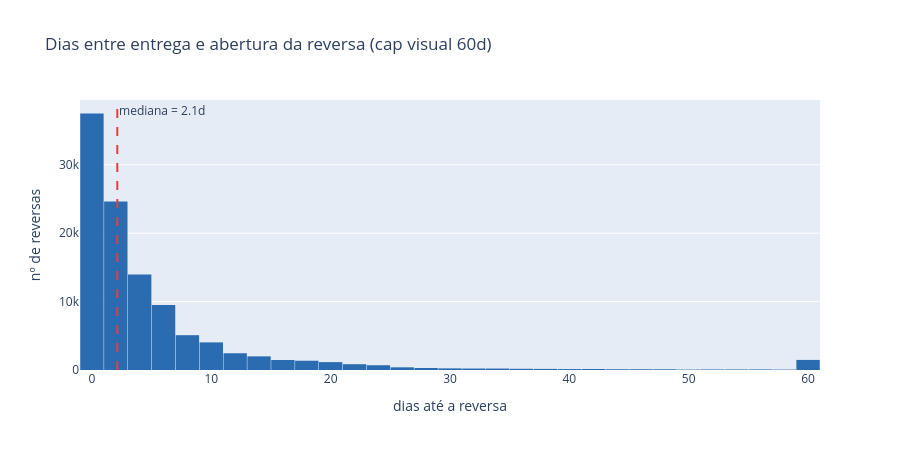

Notebook code cell kept with this figure:
### Markdown cell above
## 3. Distribuição geral — quantos dias até abrir a reversa

### Code cell
pcts = [0.10, 0.25, 0.50, 0.75, 0.90, 0.95]
resumo_geral = dfv["dias_ate_reversa"].describe(percentiles=pcts).round(2)
print(resumo_geral)

# marcos práticos
for d in [1, 2, 7, 15, 30]:
    frac = (dfv["dias_ate_reversa"] <= d).mean()
    print(f"% das reversas abertas em até {d:>2}d após a entrega: {frac:.1%}")

# histograma interativo (cap visual em 60d para leitura)
cap = dfv["dias_ate_reversa"].clip(upper=60)
med = dfv["dias_ate_reversa"].median()

fig = px.histogram(cap, nbins=60, title="Dias entre entrega e abertura da reversa (cap visual 60d)",
                    labels={"value": "dias até a reversa"}, color_discrete_sequence=["#2b6cb0"])
fig.add_vline(x=med, line_dash="dash", line_color="#e53e3e",
              annotation_text=f"mediana = {med:.1f}d", annotation_position="top right")
fig.update_layout(xaxis_title="dias até a reversa", yaxis_title="nº de reversas", showlegend=False,
                   bargap=0.02, height=450)

fig.show()

### Figure 1 — Plotly figure (JSON) as saved in the notebook; plotly's stock layout.template omitted (floating-point values rounded to 4 significant figures; data arrays with more than 128 entries replaced by an {"elided": "..."} marker saying what was removed)
{"data": [{"bingroup": "x", "hovertemplate": "variable=dias_ate_reversa<br>dias até a reversa=%{x}<br>count=%{y}<extra></extra>", "legendgroup": "dias_ate_reversa", "marker": {"color": "#2b6cb0", "pattern": {"shape": ""}}, "name": "dias_ate_reversa", "nbinsx": 60, "orientation": "v", "showlegend": true, "type": "histogram", "x": {"elided": "108799 float values"}, "xaxis": "x", "yaxis": "y"}], "layout": {"annotations": [{"showarrow": false, "text": "mediana = 2.1d", "x": 2.125, "xanchor": "left", "xref": "x", "y": 1, "yanchor": "top", "yref": "y domain"}], "bargap": 0.02, "barmode": "relative", "height": 450, "legend": {"title": {"text": "variable"}, "tracegroupgap": 0}, "shapes": [{"line": {"color": "#e53e3e", "dash": "dash"}, "type": "line", "x0": 2.125, "x1": 2.125, "xref": "x", "y0": 0, "y1": 1, "yref": "y domain"}], "showlegend": false, "title": {"text": "Dias entre entrega e abertura da reversa (cap visual 60d)"}, "xaxis": {"anchor": "y", "domain": [0.0, 1.0], "title": {"text": "dias até a reversa"}}, "yaxis": {"anchor": "x", "domain": [0.0, 1.0], "title": {"text": "nº de reversas"}}}}
